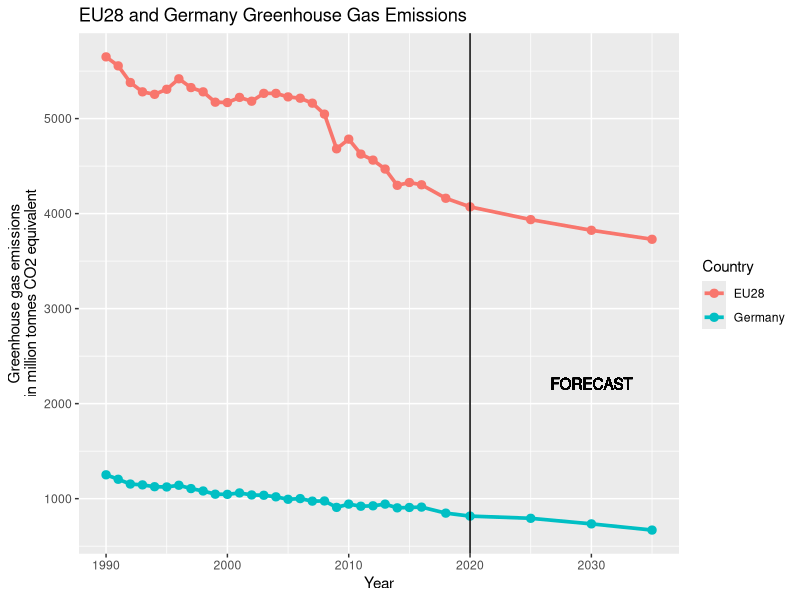

This chart was generated by the following R code:



##### SETUP #####

# set working directory
setwd("C:/Users/alex.merdian-tarko/Desktop/EU Datathon 2019/data/")

# load libraries
library(tidyverse)

# load data
ghg_emissions <- read.csv("output/ghg_emissions.csv", header=TRUE, stringsAsFactors=FALSE)

# viz
viz <- ggplot(filter(ghg_emissions, country.name %in% c("EU28", "Germany")),
              aes(x=year,
                  y=total.ghg.emissions.mio.tonnes,
                  color=country.name)) +
  geom_line(size=1.25) +
  geom_point(size=2.5) +
  geom_vline(xintercept=2020) +
  geom_text(aes(2030,2020,label = "FORECAST", vjust = -1), color="black") +
  labs(title="EU28 and Germany Greenhouse Gas Emissions", y="Greenhouse gas emissions\nin million tonnes CO2 equivalent", x="Year", color="Country")

ggsave("EU28_Germany_ghg_emissions_draft.png", width=16, height=9, dpi=100)
